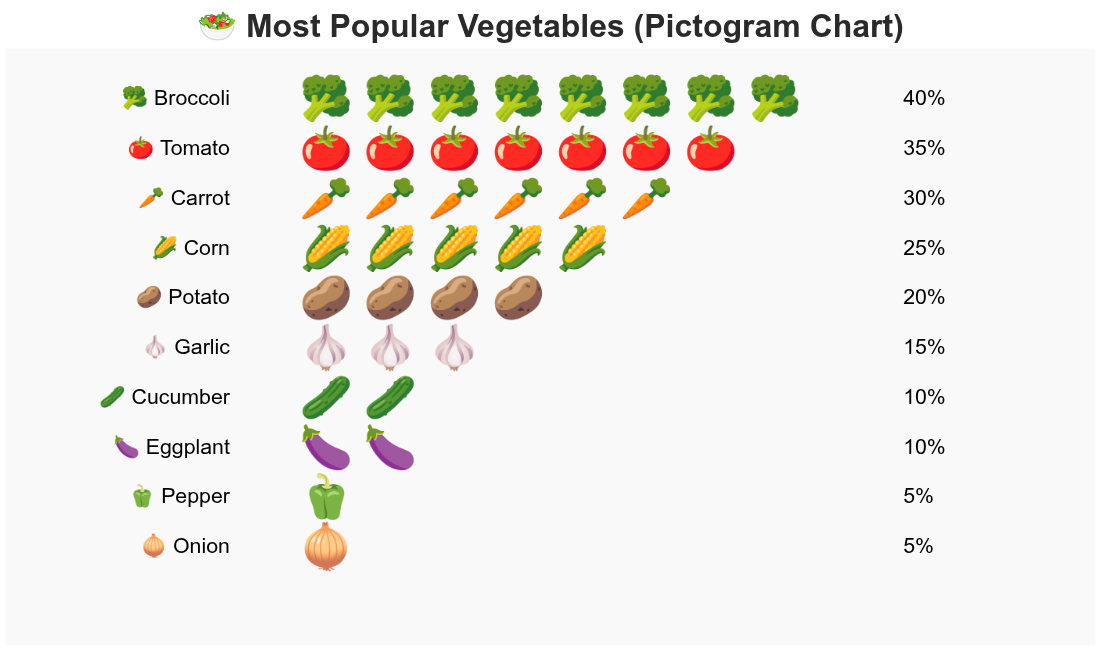

Python code for this plot:
from butils import save_plot
from bokeh.plotting import figure, output_file, show
from bokeh.models import ColumnDataSource
import math
import random

# ===== Data =====
vegetables = [
    '🥦 Broccoli', '🍅 Tomato', '🥕 Carrot', '🌽 Corn', '🥔 Potato',
    '🧄 Garlic', '🥒 Cucumber', '🍆 Eggplant', '🫑 Pepper', '🧅 Onion'
]
percentages = [40, 35, 30, 25, 20, 15, 10, 10, 5, 5]

# Turn percentages into "number of icons"
icon_counts = [math.ceil(p / 5) for p in percentages]

# Expand data
x = []
y = []
icons = []
labels = []
numbers = []

for i, count in enumerate(icon_counts):
    for j in range(count):
        x.append(j)
        y.append(-i)  # Downward layout (horizontal rows)
        icons.append(vegetables[i].split()[0])  # only emoji part
        labels.append(vegetables[i])
    numbers.append(percentages[i])

source = ColumnDataSource(data=dict(x=x, y=y, icon=icons, label=labels))

# ===== Plot =====
p = figure(
    height=650, width=1100,
    title="🥗 Most Popular Vegetables (Pictogram Chart)",
    toolbar_location=None,
    x_range=(-5, max(icon_counts)+4),
    y_range=(-len(vegetables)-1, 1),
)

p.text(
    x='x', y='y', text='icon', text_font_size="32pt",
    text_align='center', text_baseline='middle', source=source
)

# Add vegetable names at the start of each row
for i, veg in enumerate(vegetables):
    p.text(
        x=[-1.5], y=[-i],
        text=[veg],
        text_font_size="16pt",
        text_align='right',
        text_baseline='middle'
    )

# Add the random percentage number at the END of each row
for i, number in enumerate(numbers):
    p.text(
        x=[max(icon_counts)+1], y=[-i],
        text=[f"{number}%"],
        text_font_size="16pt",
        text_align='left',
        text_baseline='middle'
    )

# ===== Style tweaks for better look =====
p.axis.visible = False
p.grid.visible = False
p.outline_line_color = None
p.background_fill_color = "#f9f9f9"
p.title.text_font_size = "24pt"
p.title.align = "center"
p.title.text_color = "#2a2a2a"

# ===== Output =====
show(p)
save_plot(p, 'output/pictorial_01')
